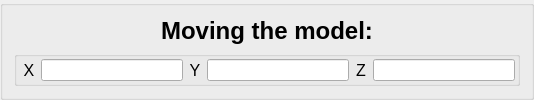
        <widget class="QGroupBox" name="groupBox_15">
         <layout class="QVBoxLayout" name="verticalLayout_6">
          <item>
           <widget class="QLabel" name="MovingModel_label">
            <property name="sizePolicy">
             <sizepolicy hsizetype="Maximum" vsizetype="Fixed">
              <horstretch>0</horstretch>
              <verstretch>0</verstretch>
             </sizepolicy>
            </property>
            <property name="minimumSize">
             <size>
              <width>506</width>
              <height>20</height>
             </size>
            </property>
            <property name="maximumSize">
             <size>
              <width>1466</width>
              <height>30</height>
             </size>
            </property>
            <property name="font">
             <font>
              <pointsize>18</pointsize>
              <bold>true</bold>
             </font>
            </property>
            <property name="text">
             <string>Moving the model:</string>
            </property>
            <property name="alignment">
             <set>Qt::AlignmentFlag::AlignCenter</set>
            </property>
           </widget>
          </item>
          <item>
           <widget class="QGroupBox" name="groupBox_24">
            <property name="minimumSize">
             <size>
              <width>0</width>
              <height>32</height>
             </size>
            </property>
            <property name="maximumSize">
             <size>
              <width>16777215</width>
              <height>50</height>
             </size>
            </property>
            <layout class="QHBoxLayout" name="horizontalLayout_17">
             <property name="spacing">
              <number>2</number>
             </property>
             <property name="leftMargin">
              <number>2</number>
             </property>
             <property name="topMargin">
              <number>2</number>
             </property>
             <property name="rightMargin">
              <number>2</number>
             </property>
             <property name="bottomMargin">
              <number>2</number>
             </property>
             <item>
              <widget class="QLabel" name="XMoving_label">
               <property name="sizePolicy">
                <sizepolicy hsizetype="Fixed" vsizetype="Fixed">
                 <horstretch>0</horstretch>
                 <verstretch>0</verstretch>
                </sizepolicy>
               </property>
               <property name="minimumSize">
                <size>
                 <width>15</width>
                 <height>20</height>
                </size>
               </property>
               <property name="maximumSize">
                <size>
                 <width>20</width>
                 <height>30</height>
                </size>
               </property>
               <property name="font">
                <font>
                 <pointsize>12</pointsize>
                </font>
               </property>
               <property name="text">
                <string>X</string>
               </property>
               <property name="alignment">
                <set>Qt::AlignmentFlag::AlignCenter</set>
               </property>
              </widget>
             </item>
             <item>
              <widget class="QLineEdit" name="XMoving_lineEdit">
               <property name="sizePolicy">
                <sizepolicy hsizetype="Maximum" vsizetype="Fixed">
                 <horstretch>0</horstretch>
                 <verstretch>0</verstretch>
                </sizepolicy>
               </property>
               <property name="minimumSize">
                <size>
                 <width>128</width>
                 <height>20</height>
                </size>
               </property>
               <property name="maximumSize">
                <size>
                 <width>448</width>
                 <height>30</height>
                </size>
               </property>
              </widget>
             </item>
             <item>
              <widget class="QLabel" name="YMoving_label">
               <property name="sizePolicy">
                <sizepolicy hsizetype="Fixed" vsizetype="Fixed">
                 <horstretch>0</horstretch>
                 <verstretch>0</verstretch>
                </sizepolicy>
               </property>
               <property name="minimumSize">
                <size>
                 <width>15</width>
                 <height>20</height>
                </size>
               </property>
               <property name="maximumSize">
                <size>
                 <width>20</width>
                 <height>30</height>
                </size>
               </property>
               <property name="font">
                <font>
                 <pointsize>12</pointsize>
                </font>
               </property>
               <property name="text">
                <string>Y</string>
               </property>
               <property name="alignment">
                <set>Qt::AlignmentFlag::AlignCenter</set>
               </property>
              </widget>
             </item>
             <item>
              <widget class="QLineEdit" name="YMoving_lineEdit">
               <property name="sizePolicy">
                <sizepolicy hsizetype="Maximum" vsizetype="Fixed">
                 <horstretch>0</horstretch>
                 <verstretch>0</verstretch>
                </sizepolicy>
               </property>
               <property name="minimumSize">
                <size>
                 <width>128</width>
                 <height>20</height>
                </size>
               </property>
               <property name="maximumSize">
                <size>
                 <width>448</width>
                 <height>30</height>
                </size>
               </property>
              </widget>
             </item>
             <item>
              <widget class="QLabel" name="ZMoving_label">
               <property name="sizePolicy">
                <sizepolicy hsizetype="Fixed" vsizetype="Fixed">
                 <horstretch>0</horstretch>
                 <verstretch>0</verstretch>
                </sizepolicy>
               </property>
               <property name="minimumSize">
                <size>
                 <width>15</width>
                 <height>20</height>
                </size>
               </property>
               <property name="maximumSize">
                <size>
                 <width>20</width>
                 <height>30</height>
                </size>
               </property>
               <property name="font">
                <font>
                 <pointsize>12</pointsize>
                </font>
               </property>
               <property name="text">
                <string>Z</string>
               </property>
               <property name="alignment">
                <set>Qt::AlignmentFlag::AlignCenter</set>
               </property>
              </widget>
             </item>
             <item>
              <widget class="QLineEdit" name="ZMoving_lineEdit">
               <property name="sizePolicy">
                <sizepolicy hsizetype="Maximum" vsizetype="Fixed">
                 <horstretch>0</horstretch>
                 <verstretch>0</verstretch>
                </sizepolicy>
               </property>
               <property name="minimumSize">
                <size>
                 <width>128</width>
                 <height>20</height>
                </size>
               </property>
               <property name="maximumSize">
                <size>
                 <width>448</width>
                 <height>30</height>
                </size>
               </property>
              </widget>
             </item>
            </layout>
           </widget>
          </item>
         </layout>
        </widget>
